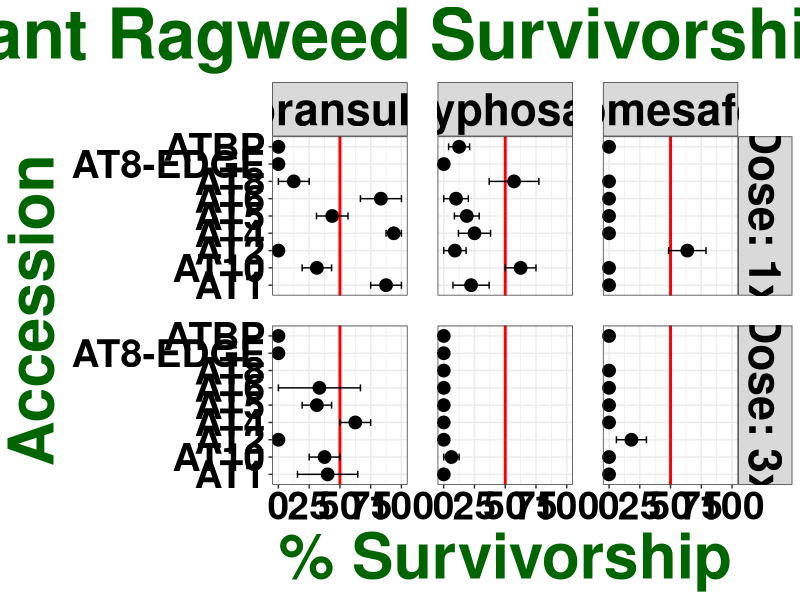

Generate this figure with R: (Note: this script raises an error after producing the figure.)
## ---- chunk 1

knitr::opts_chunk$set(echo = TRUE)
library(dplyr)
library(ggplot2)
library(ggpubr)
library(car)

## ---- chunk 2

giant_rag <- read.csv("All POST_Reduction.csv")

str(giant_rag)

giant_rag$run <- as.factor(giant_rag$run)

giant_rag$pop <- as.factor(giant_rag$pop)

giant_rag$herb <- as.factor(giant_rag$herb)

giant_rag$Dose <- as.factor(giant_rag$Dose)

giant_rag$rep <- as.factor(giant_rag$rep)

str(giant_rag)

## ---- chunk 3

summary <- giant_rag %>% 
  group_by(pop, herb, Dose) %>% 
  summarise(n = sum(!is.na(surv)), 
            mean = mean(surv, na.rm = TRUE), 
            sd = sd(surv, na.rm = TRUE),
            se = sd / sqrt(n),
            CI = qnorm(1- 0.05/2) * se)

summary$herb <- factor(summary$herb,
                       levels = c("Cloransulam", "Glyphosate", "Fomesafen"))

summary

## ---- chunk 4

dose_labels <- c("1x" = "Dose: 1x", "3x" = "Dose: 3x")

ggplot(summary, aes(x = mean*100, y = pop)) + 
  geom_point(size = 4) + 
  geom_vline(xintercept = 50, size = 1, colour = "red") +
  geom_errorbar(aes(xmin = (mean*100) - (se*100), xmax = (mean*100) + (se*100), width = 0.4)) + 
  facet_grid(Dose ~ herb, labeller = labeller(Dose = dose_labels)) +
  labs(title = "Giant Ragweed Survivorship - POST", x = "% Survivorship", y = "Accession") + 
  theme_bw() + 
  theme (plot.title = element_text(face = "bold", hjust = 0.5, size = 50, colour = "darkgreen"), 
         axis.title = element_text(face = "bold", size = 45, colour = "darkgreen"), 
         axis.text = element_text(face = "bold", size = 28, colour = "black"),
         strip.text = element_text(face = "bold", size = 32, colour = "black"),
         panel.spacing = unit(1.5, "lines")) +
  ggsave("RAW SURV_POPxHERBxRATE.jpeg", units = "in", width = 22, height = 15, dpi = 600)

